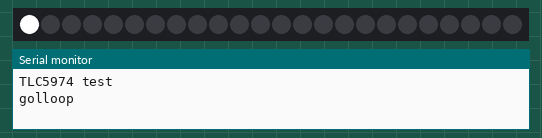
This sketch was run on a simulated Arduino Mega 2560, built with avr-gcc and run on an emulated ATmega2560. Parts: 24 RGB LEDs in strip order, left to right, the last lines printed to the serial monitor.

Above: at 1.1 s.
At 3.1 s:
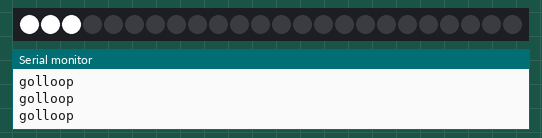
At 5.1 s:
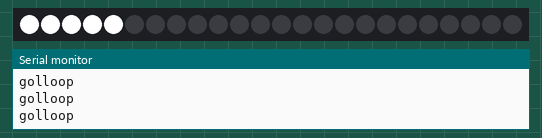
At 7.1 s:
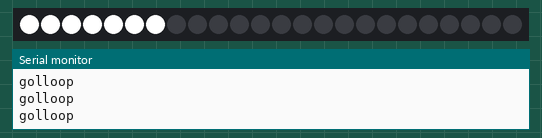
At 10.1 s:
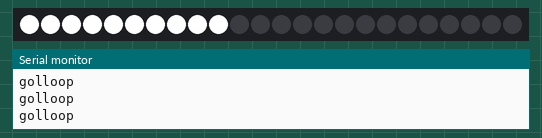

The sketch:

Carte_avant_CAN.ino
```cpp
//Code carte avant
//CAN
#include <SPI.h>
#include <mcp_can.h>


#include "Adafruit_TLC5947.h"

// définition du LED driver
#define NUM_TLC5974 1 // mettre une résistance de 800 Ohm sur le deuxième shield pour un courant de 20 mA
                      // pour le premier shield il faut mesurer le courant dans les LED
#define data   4
#define clock   5
#define latch   6
#define oe  -1  // set to -1 to not use the enable pin (its optional)

Adafruit_TLC5947 tlc = Adafruit_TLC5947(NUM_TLC5974, clock, data, latch);

//choix des pins
int pinRPM[10] = {0,1,2,3,4,5,6,7,8,9};
int pinRapport[7] = {24,25,26,23,24,25,26}; // dans l'ordre a,b,c,d,e,f,g (voir une image de 7 segments)
int pinTemp1[7] = {27,28,29,30,31,32,33}; //unités
int pinTemp2[7] = {34,35,36,37,38,39,40}; //dizaines
int pinTemp3 = 41; //pour le 1 des centaine

//variables
int RPM =0 ;
int Rapport;
int Temp ;
int oilP;
boolean RAZ;
boolean neutre;

const int pinRAZ = 14;
const int pinNeutre = 15;

//constante pour affichage
const int ETATS_SEGMENTS[10][7] = {
  {1,1,1,1,1,1,0},  //0
  {0,1,1,0,0,0,0}, //1
  {1,1,0,1,1,0,1},  //2
  {1,1,1,1,0,0,1},  //3
  {0,1,1,0,0,1,1},  //4
  {1,0,1,1,0,1,1}, //5
  {1,0,1,1,1,1,1}, //6
  {1,1,1,0,0,0,0},  //7
  {1,1,1,1,1,1,1},  //8
  {1,1,1,1,0,1,1}  //9
};

int E[7] = {1,0,0,1,1,1,1};
int P[7] = {1,1,0,1,1,1,1};
int A[7] = {1,1,1,0,1,1,1};


//CAN
//MCP_CAN CAN(53);
//unsigned char Flag_Recv = 0;
//long unsigned int rxId;
//unsigned char len =0;
//unsigned char buf[8];
//char str[128];


 void allumerLED(int n) {
  for (int i=0 ; i<10; i++) {
    if (i<=n) {
      tlc.setPWM(pinRPM[i],4095);
     }
    else {
      tlc.setPWM(pinRPM[i],0);
      }
  }
  tlc.write();
  }

void compteT(int RPM) {
   if (RPM<1000){
      allumerLED(0);
      }
   else if (RPM>=1000 && RPM<4000){
      allumerLED(1);
      }
   else if (RPM>=4000 && RPM<6000){
      allumerLED(2);
      }
   else if (RPM>=6000 && RPM<7000){
      allumerLED(3);
      }
   else if (RPM>=7000 && RPM<8000){
      allumerLED(4);
      }
    else if (RPM>=8000 && RPM<9000){
      allumerLED(5);
      }
    else if (RPM>=9000 && RPM<10000){
      allumerLED(6);
      }
    else if (RPM>=10000 && RPM<11000){
      allumerLED(7);
      }
    else if (RPM>=11000 && RPM<12000){
      allumerLED(8);
      }
    else if (RPM>=12000 && RPM<13000){
      allumerLED(9);
      }
    else {
      allumerLED(10);
      }
 }


 void segments (int n, int L[7]) {
  for (int i=0; i<=6; i++) {
    tlc.setPWM(L[i],ETATS_SEGMENTS[n][i]*4095);
    }
    tlc.write();
}

void afficheTemp (int temp ) {
  if (temp>=100) {
    tlc.setPWM(pinTemp3,4095);
    temp=temp-100;
    }
   else {
     tlc.setPWM(pinTemp3,0);
     }
     tlc.write();
    char unite = 0, dizaine = 0; // variable pour chaque afficheur

    if(temp > 9) // si le nombre reçu dépasse 9
    {
        dizaine = temp / 10; // on récupère les dizaines
    }
    unite = temp - dizaine*10;

    segments(dizaine,pinTemp2);
    segments(unite,pinTemp1);
}

void epsa() {
    for (int i=1 ; i<=10; i++) {
      allumerLED(i);
      delay(100);
    }
    for (int i=0; i<=7; i++) {
      tlc.setPWM(pinRapport[i],E[i]*4095);
    }
    tlc.write();
    delay(300);
    for (int i=1 ; i<=10; i++) {
      allumerLED(i);
      delay(100);
    }
    for (int i=0; i<=9; i++) {
      tlc.setPWM(pinRapport[i],P[i]*4095);
    }
    tlc.write();
    delay(300);
    for (int i=1 ; i<=10; i++) {
      allumerLED(i);
      delay(100);
    }
    for (int i=0; i<=9; i++) {
      tlc.setPWM(pinRapport[i],ETATS_SEGMENTS[5][i]*4095);
    }
    tlc.write();
    delay(300);
    for (int i=1 ; i<=10; i++) {
      allumerLED(i);
      delay(100);
    }
    for (int i=0; i<=9; i++) {
      tlc.setPWM(pinRapport[i],A[i]*4095);
    }
    tlc.write();
    delay(500);
  }


  void setup() {

      //initialisation canbus
  Serial.begin(9600);

//START_INIT:
//  // Initialize MCP2515 running at 16MHz with a baudrate of 500kb/s and the masks and filters disabled.
//  if(CAN.begin(MCP_ANY, CAN_1000KBPS, MCP_16MHZ) == CAN_OK){
//    Serial.println("MCP2515 Initialized Successfully!");}
//  else {
//    Serial.println("Error Initializing MCP2515...");
//    goto START_INIT;
//    }
//
//  CAN.setMode(MCP_NORMAL);                     // Set operation mode to normal so the MCP2515 sends acks to received data.
//
//
//    Serial.println();


  //ouverture de la liaison avec les TLC
  Serial.println("TLC5974 test");
  tlc.begin();
  if (oe >= 0) {
    pinMode(oe, OUTPUT);
    digitalWrite(oe, LOW);
  }

  allumerLED(10);
  delay(1000);
}

void loop() {
//envoyer can BUS
//if (millis()>=temps_can + refresh_can){
//  unsigned char stmp[8] = {RAZ,neutre,0,0,0,0,0,0};
//  CAN.sendMsgBuf(0x30, 0, 8, stmp);
//  temps_can = millis();
//  }

  //recevoir CAN
//  for (int i=1; i<3; i++){
//
//    CAN.readMsgBuf(&rxId, &len, buf);      // Read data: len = data length, buf = data byte(s)
////     Serial.println(rxId);
////     Serial.println(buf);
//      if (rxId == 0x2000) {
//        RPM = buf[1];
//        Temp=buf[3];
//        }
//        else if (rxId = 0x2001) {
//          oilP = buf[2];
//          }
//        else if (rxId = 0x2003){
//          Rapport = buf[1];
//          }
//      }
      Serial.println("golloop");
      allumerLED(RPM%11);
      RPM=RPM+1;
      delay(1000);
}
```

Measured:
- by itself, everything shown: repeats every 11.1 s, in 10 steps
- what the display in image 4 shows lasts 2.0 s, from 10.1 s to 12.1 s
